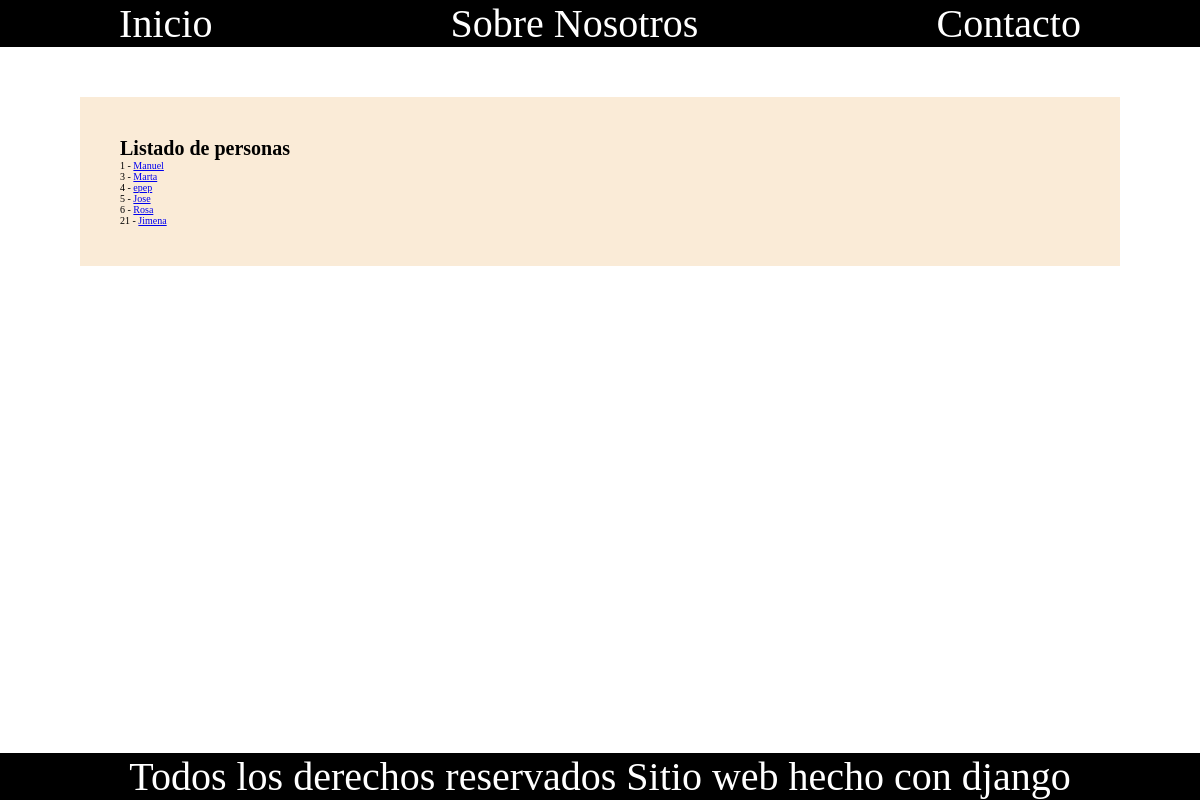
The page /personas/ on the database as committed earlier.
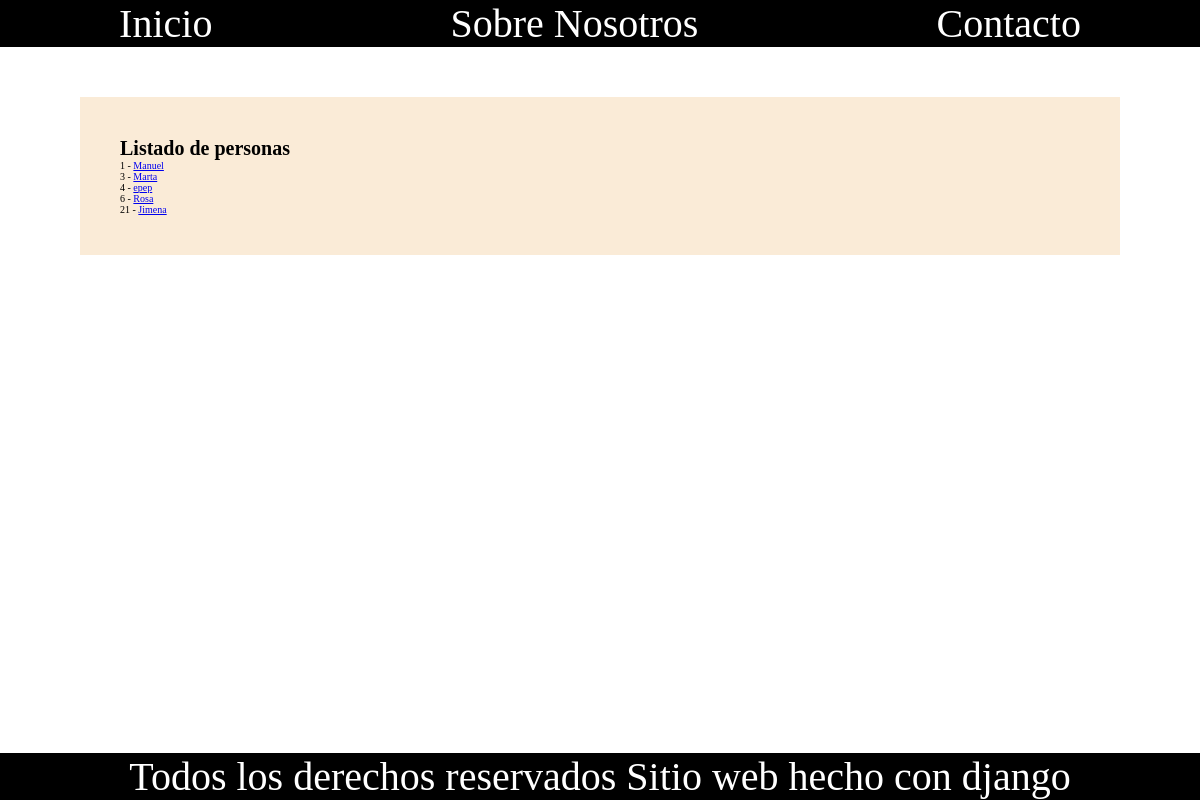
The same page on the database as committed later.
### personas/models.py (models this page shows)
class Persona(models.Model):
    nombres = models.CharField(max_length=100)
    apellidos = models.CharField(max_length=100)
    edad = models.IntegerField()
    donador = models.BooleanField(default=False)
    def get_absolute_url(self):
        return reverse("personas:persona-detail", kwargs={"pk": self.id})

### personas/views.py (the view)
# urls.py: path('', PersonaListView.as_view(), name='persona-list' ),
class PersonaListView(ListView):
    model = Persona
    queryset = Persona.objects.filter(edad__lte='40')

### personas/templates/personas/persona_list.html (shortened to what this page needs)
{% extends 'base.html' %}
{% block content %}
    <div class="container">
        <h1>Listado de personas</h1>
        {% for instance in object_list  %}
            <p>
                {{ instance.id }} -
                <a href='{{ instance.get_absolute_url }}'> {{ instance.nombres }}</a>
            </p>
        {% endfor %}
    </div>
{% endblock content %}

### inicio/templates/base.html (shortened to what this page needs)
{% load static %}
<!DOCTYPE html>
<html lang="en">
<head>
    <link rel="stylesheet" href="{% static 'styles.css' %}">
</head>
<body>
    <div class="header">
        <ul class="nav">
            <li>Inicio</li>
            <li>Sobre Nosotros</li>
            <li>Contacto</li>
        </ul>
    </div>
    {% block content %}
    {% endblock content %}
    <div class="footer">
        <p>
            Todos los derechos reservados
            Sitio web hecho con django {{name}}
        </p>
    </div>
</body>
</html>

### personas/static/styles.css (style rules this page uses)
* { margin: 0; padding: 0; }
html { box-sizing: border-box; font-size: 62.5%; position: relative; min-height: 100%; }
.header { background-color: black; font-size: 4rem; width: 100%; margin-bottom: 5rem; cursor: pointer; }
.nav { display: flex; justify-content: space-around; color: white; list-style-type: none; }
.footer { bottom: 0; width: 100%; background-color: black; font-size: 4rem; color: white; text-align: center; padding: auto; position: absolute; bottom: 0; width: 100%; }
.container { margin: 0 auto; width: 500rem; max-width: 80%; background-color: antiquewhite; padding: 4rem; margin-bottom: 10rem; }

Rows that differ between the two databases and show on the page:
removed Persona: id "5", nombres "Jose"
